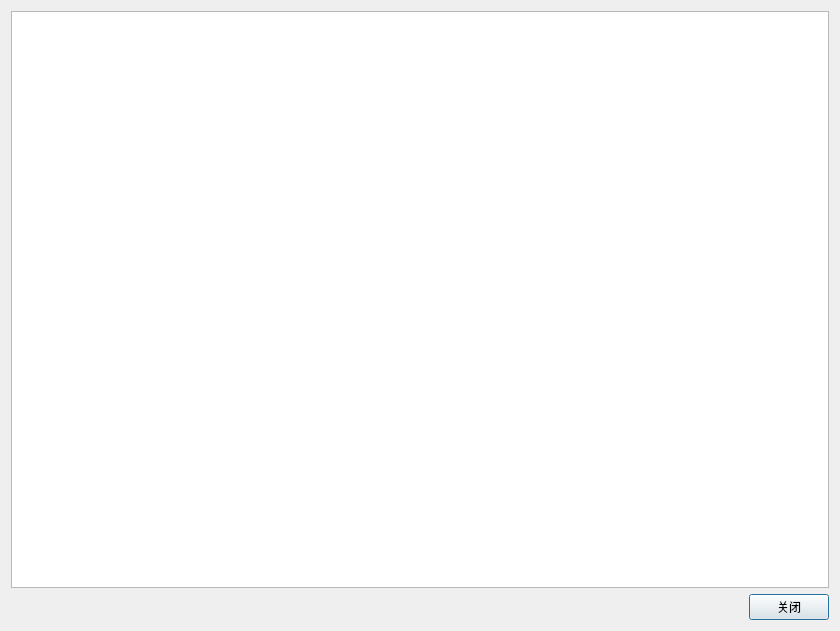
<?xml version="1.0" encoding="UTF-8"?>
<ui version="4.0">
 <class>LicenseWidget</class>
 <widget class="QDialog" name="LicenseWidget">
  <property name="geometry">
   <rect>
    <x>0</x>
    <y>0</y>
    <width>840</width>
    <height>631</height>
   </rect>
  </property>
  <property name="windowTitle">
   <string>Dialog</string>
  </property>
  <layout class="QGridLayout" name="gridLayout">
   <item row="0" column="0">
    <widget class="QTextEdit" name="textEdit"/>
   </item>
   <item row="1" column="0">
    <layout class="QHBoxLayout" name="horizontalLayout">
     <item>
      <spacer name="horizontalSpacer">
       <property name="orientation">
        <enum>Qt::Horizontal</enum>
       </property>
       <property name="sizeHint" stdset="0">
        <size>
         <width>40</width>
         <height>20</height>
        </size>
       </property>
      </spacer>
     </item>
     <item>
      <widget class="QPushButton" name="pushButton">
       <property name="text">
        <string>关闭</string>
       </property>
      </widget>
     </item>
    </layout>
   </item>
  </layout>
 </widget>
 <resources/>
 <connections>
  <connection>
   <sender>pushButton</sender>
   <signal>clicked()</signal>
   <receiver>LicenseWidget</receiver>
   <slot>accept()</slot>
   <hints>
    <hint type="sourcelabel">
     <x>793</x>
     <y>606</y>
    </hint>
    <hint type="destinationlabel">
     <x>623</x>
     <y>689</y>
    </hint>
   </hints>
  </connection>
 </connections>
</ui>
